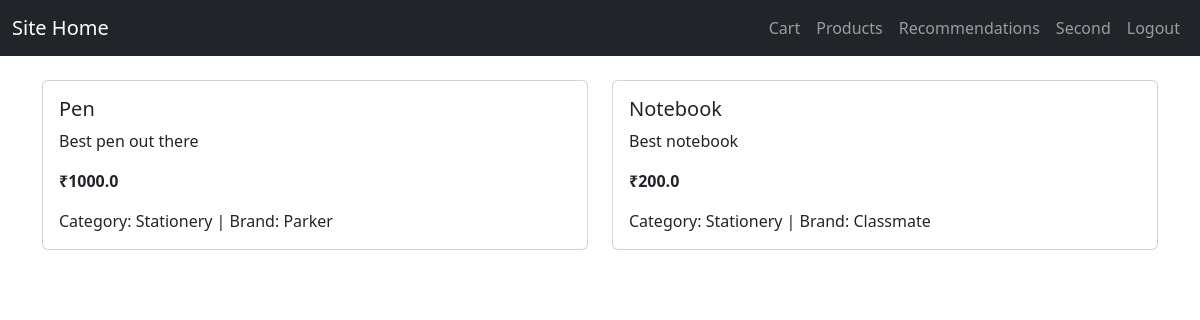
The app's page /product (signed in) with its own data.
### app/models/product.py (models this page shows, shortened)
class Product(db.Model):
    id = db.Column(db.Integer, primary_key=True)
    name = db.Column(db.String(200), nullable=False)
    description = db.Column(db.String(500))
    price = db.Column(db.Float, nullable=False)
    category = db.Column(db.String(100))
    brand = db.Column(db.String(100))
    quantity=db.Column(db.Integer)
    date_added = db.Column(db.DateTime, default=datetime.utcnow)

### app/routes/product_routes.py (the view)
@product_bp.route('/product')
@login_required
def view_products():
    all_products = Product.query.all()
    return render_template('products.html', products=all_products)

### app/routes/admin_routes.py (called while the page is built)
@login_manager.user_loader
def load_user(user_id):
    return User.query.get(int(user_id))

### app/templates/products.html (shortened to what this page needs)
{% extends 'base.html' %}
{% block navbar %}
    <li class="nav-item"><a class="nav-link" href="/logout">Logout</a></li>
{% endblock navbar %}
{% block content %}
    <div class="row row-cols-1 row-cols-md-2 g-4">
    {% for product in products %}
    <div class="col">
        <div class="card">
            <div class="card-body">
                <h5 class="card-title">{{ product.name }}</h5>
                <p class="card-text">{{ product.description }}</p>
                <p class="card-text"><strong>₹{{ product.price }}</strong></p>
                <p class="card-text">Category: {{ product.category }} | Brand: {{ product.brand }}</p>
            </div>
        </div>
    </div>
    {% endfor %}
</div>
{% endblock content %}

### records on screen
Product: name "Pen", description "Best pen out there", price "1000.0", category "Stationery", brand "Parker"
Product: name "Notebook", description "Best notebook", price "200.0", category "Stationery", brand "Classmate"
